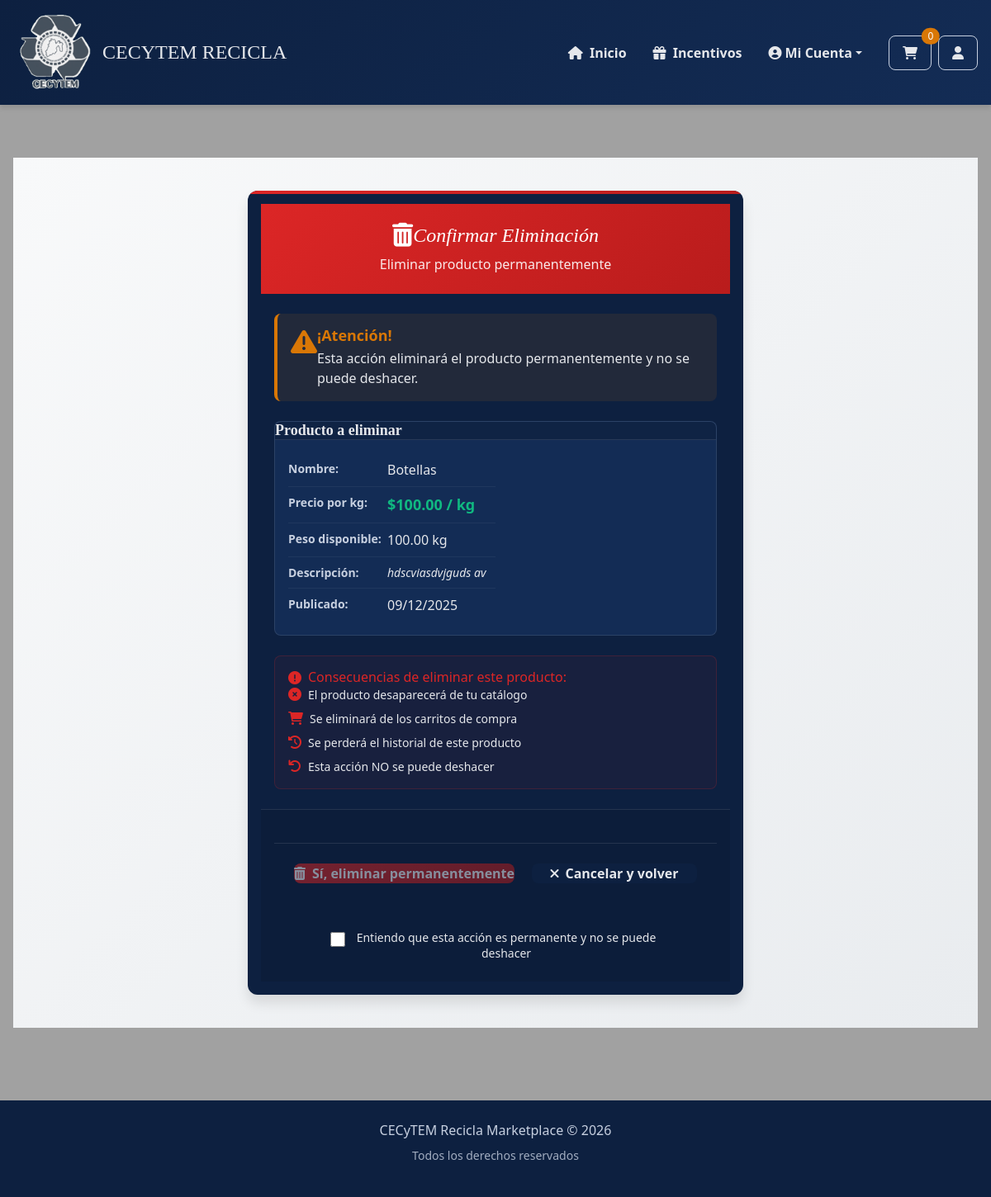
Page /productos/eliminar/3/ (signed in) on the committed database.
### applications/MarketPlace/models.py (models this page shows, shortened)
class Producto(models.Model):
    PUREZA = [
        ('alta', 'Alta'),
        ('media', 'Media'),
        ('baja', 'Baja'),
    ]
    ESTADO = [
        ('disponible', 'Disponible'),
        ('no_disponible', 'No disponible'),
    ]
    id_producto = models.AutoField(primary_key=True)
    id_usuario = models.ForeignKey(Usuario, on_delete=models.CASCADE)
    id_categoria = models.ForeignKey(Categoria, on_delete=models.CASCADE)
    nombre = models.CharField(max_length=50, blank=True, null=True)
    descripcion = models.TextField(blank=True, null=True)
    precio_kg = models.DecimalField(max_digits=10, decimal_places=2)
    peso_disponible_kg = models.DecimalField(max_digits=10, decimal_places=2)
    pureza = models.CharField(max_length=5, choices=PUREZA)
    estado = models.CharField(max_length=15, choices=ESTADO)
    fecha_publicacion = models.DateTimeField(auto_now_add=True)
    class Meta:
        verbose_name = 'Producto'
        verbose_name_plural = 'Productos'
        ordering = ['-fecha_publicacion']
        indexes = [
            models.Index(fields=['estado']),
            models.Index(fields=['pureza']),
            models.Index(fields=['precio_kg']),
            models.Index(fields=['id_categoria']),
            models.Index(fields=['fecha_publicacion']),
        ]
        constraints = [
            models.CheckConstraint(
                check=models.Q(precio_kg__gte=0),
                name='precio_positivo'
            ),
            models.CheckConstraint(
                check=models.Q(peso_disponible_kg__gte=0),
                name='peso_positivo'
            ),
        ]

### applications/MarketPlace/views.py (the view, shortened to what this page needs)
@method_decorator(login_requerido, name='dispatch')
class ProductoDeleteView(DeleteView):
    model = Producto
    template_name = 'MarketPlace/confirmar_eliminar.html'
    def get_queryset(self):
        usuario_id = self.request.session.get('usuario_id')
        if usuario_id:
            return Producto.objects.filter(id_usuario_id=usuario_id)
        return Producto.objects.none()

### applications/MarketPlace/utils.py (called while the page is built)
def login_requerido(view_func):
    def wrapper(request, *args, **kwargs):
        if not request.session.get("usuario_id"):
            return redirect("login")
        return view_func(request, *args, **kwargs)
    return wrapper

### Templates/Marketplace/confirmar_eliminar.html (shortened to what this page needs)
{% extends './navegación.html' %}
{% block pag %}
<div class="delete-container">
    <div class="card delete-card">
        <div class="delete-header">
            <h2 class="delete-title">
                <i class="fas fa-trash-alt delete-title-icon"></i>
                Confirmar Eliminación
            </h2>
            <p class="delete-subtitle">Eliminar producto permanentemente</p>
        </div>
        <div class="delete-body">
            <div class="alert alert-warning delete-warning">
                <div class="warning-content">
                    <i class="fas fa-exclamation-triangle warning-icon"></i>
                    <div class="warning-text">
                        <h4 class="warning-title">¡Atención!</h4>
                        <p class="warning-message">Esta acción eliminará el producto permanentemente y no se puede deshacer.</p>
                    </div>
                </div>
            </div>
            <div class="producto-preview">
                <div class="preview-header">
                    <h3 class="preview-title">Producto a eliminar</h3>
                </div>
                <div class="preview-content">
                    <div class="preview-details">
                        <div class="detail-row">
                            <span class="detail-label">Nombre:</span>
                            <span class="detail-value">{{ object.nombre }}</span>
                        </div>
                        {% if object.precio_kg %}
                        <div class="detail-row">
                            <span class="detail-label">Precio por kg:</span>
                            <span class="detail-value price-value">${{ object.precio_kg }} / kg</span>
                        </div>
                        {% endif %}
                        {% if object.peso_disponible_kg %}
                        <div class="detail-row">
                            <span class="detail-label">Peso disponible:</span>
                            <span class="detail-value">{{ object.peso_disponible_kg }} kg</span>
                        </div>
                        {% endif %}
                        {% if object.descripcion %}
                        <div class="detail-row">
                            <span class="detail-label">Descripción:</span>
                            <p class="detail-description">{{ object.descripcion|truncatechars:100 }}</p>
                        </div>
                        {% endif %}
                        {% if object.fecha_publicacion %}
                        <div class="detail-row">
                            <span class="detail-label">Publicado:</span>
                            <span class="detail-value">{{ object.fecha_publicacion|date:"d/m/Y" }}</span>
                        </div>
                        {% endif %}
                    </div>
                </div>
            </div>
            <div class="delete-consequences">
                <h4 class="consequences-title">
                    <i class="fas fa-exclamation-circle"></i>
                    Consecuencias de eliminar este producto:
                </h4>
                <ul class="consequences-list">
                    <li class="consequence-item">
                        <i class="fas fa-times-circle consequence-icon"></i>
                        <span>El producto desaparecerá de tu catálogo</span>
                    </li>
                    <li class="consequence-item">
                        <i class="fas fa-shopping-cart consequence-icon"></i>
                        <span>Se eliminará de los carritos de compra</span>
                    </li>
                    <li class="consequence-item">
                        <i class="fas fa-history consequence-icon"></i>
                        <span>Se perderá el historial de este producto</span>
                    </li>
                    <li class="consequence-item">
                        <i class="fas fa-undo consequence-icon"></i>
                        <span>Esta acción NO se puede deshacer</span>
                    </li>
                </ul>
            </div>
        </div>
        <div class="delete-footer">
            <form method="post" class="delete-form">
                <div class="form-actions">
                    <button type="submit" class="btn btn-danger delete-confirm-btn">
                        <i class="fas fa-trash-alt me-2"></i>
                        Sí, eliminar permanentemente
                    </button>
                    <a href="{% url 'escritorio' %}" class="btn btn-secondary delete-cancel-btn">
                        <i class="fas fa-times me-2"></i>
                        Cancelar y volver
                    </a>
                </div>
                <div class="delete-confirmation">
                    <label class="confirm-checkbox">
                        <input type="checkbox" name="confirm_delete" required>
                        <span class="checkbox-text">
                            Entiendo que esta acción es permanente y no se puede deshacer
                        </span>
                    </label>
                </div>
            </form>
        </div>
    </div>
</div>
{% endblock %}

### rows in the picture
Producto: nombre "Botellas", precio_kg "100.00", peso_disponible_kg "100.00", descripcion "hdscviasdvjguds av", fecha_publicacion "09/12/2025"
